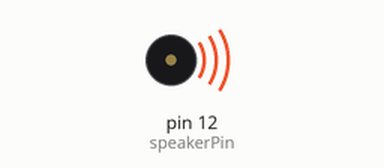
Simulated run of this sketch. Board: Arduino Uno, built with avr-gcc and run on an emulated ATmega328P. Shown: buzzer (waves = sounding).

Above: at 0.2 s.
At 5.25 s:
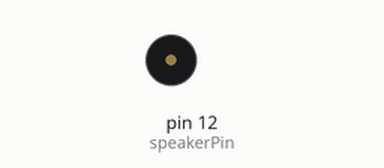
Timing chart, 0 to 5.5 s (numbered marks = the images above):
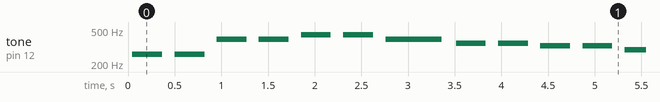

Measured:
- by itself, tone on pin 12 (speakerPin): plays 261 Hz for 0.32 s, 261 Hz for 0.32 s, 391 Hz for 0.32 s, 391 Hz for 0.32 s, 439 Hz for 0.32 s, 439 Hz for 0.32 s … (222 notes in this stretch)

The sketch:

Lab_Capitulo_4_Item_1_Buzzer.pde
```cpp
  #define P0 0    // Porta Digital 0   -  Chave
  #define P1 1    // Porta Digital 1   -  Led 2
  #define P2 2    // Porta Digital 2   -  Led 3
  #define P3 3    // Porta Digital 3   -  Led 4  -  PWM
  #define P4 4    // Porta Digital 4   -  Led 5
  #define P5 5    // Porta Digital 5   -  Led 6  -  PWM
  #define P6 6    // Porta Digital 6   -  Transistor Q3  -  PWM
  #define P7 7    // Porta Digital 7   -  Led 8
  #define P8 8    // Porta Digital 8   -  Led 7
  #define P9 9    // Porta Digital 9   -  Transistor Q2  -  PWM
  #define P10 10  // Porta Digital 10  -  Servo1  -  PWM
  #define P11 11  // Porta Digital 11  -  Servo2  -  PWM
  #define P12 12  // Porta Digital 12  -  Buzzer
  #define P13 13  // Porta Digital 13  -  Led 9
  #define P14 14  // Porta Analogica 0 -  Led 1
  #define P15 15  // Porta Analogica 1 -  JP6 - POT 1
  #define P16 16  // Porta Analogica 2 -  JP7 - POT 2
  #define P17 17  // Porta Analogica 3 -  Transistor Q5
  #define P18 18  // Porta Analogica 4 -  Transistor Q4
  #define P19 19  // Porta Analogica 5 -  LDR

  #define AP0 14  // Porta Analogica 0 Usando como digital -  Led 1
  #define AP1 15  // Porta Analogica 1 Usando como digital -  JP6 - POT 1
  #define AP2 16  // Porta Analogica 2 Usando como digital -  JP7 - POT 2
  #define AP3 17  // Porta Analogica 3 Usando como digital -  Transistor Q5
  #define AP4 18  // Porta Analogica 4 Usando como digital -  Transistor Q4
  #define AP5 19  // Porta Analogica 5 Usando como digital -  LDR

  #define A0 0    // Porta Analogica 0 -  Led 1
  #define A1 1    // Porta Analogica 1 -  JP6 - POT 1
  #define A2 2    // Porta Analogica 2 -  JP7 - POT 2
  #define A3 3    // Porta Analogica 3 -  Transistor Q5
  #define A4 4    // Porta Analogica 4 -  Transistor Q4
  #define A5 5    // Porta Analogica 3 -  LDR

  #define LED_1 14
  #define LED_2 1
  #define LED_3 2
  #define LED_4 3
  #define LED_5 4
  #define LED_6 5
  #define LED_7 8
  #define LED_8 7
  #define LED_9 13

  #define Q2 9    //PWM
  #define Q3 6    //PWM
  #define Q4 18
  #define Q5 17

  #define LDR 5
  #define JP6 1
  #define JP7 2
  #define CHAVE 0
  #define BOTAO 0
  #define BUZZER  12
  #define SERVO_1 10
  #define SERVO_2 11

//Incluir na solucao
#include <Debounce.h>

int pino_leitura = P6;
int limpa = CHAVE;
int pino_escrita   = P14;
int led[] = { LED_1, LED_2, LED_3, LED_4, LED_5, LED_6, LED_7, LED_8, LED_9 }; // array com a sequencia dos leds
int num_pins = 9;                  // tamanho do array

int speakerPin = 12;

int length = 15; // the number of notes
char notes[] = "ccggaagffeeddc "; // a space represents a rest
int beats[] = { 1, 1, 1, 1, 1, 1, 2, 1, 1, 1, 1, 1, 1, 2, 4 };
int tempo = 300;

void playTone(int tone, int duration) {
  for (long i = 0; i < duration * 1000L; i += tone * 2) {
    digitalWrite(speakerPin, HIGH);
    delayMicroseconds(tone);
    digitalWrite(speakerPin, LOW);
    delayMicroseconds(tone);
  }
}

void playNote(char note, int duration) {
  char names[] = { 'c', 'd', 'e', 'f', 'g', 'a', 'b', 'C' };
  int tones[] = { 1915, 1700, 1519, 1432, 1275, 1136, 1014, 956 };

  // play the tone corresponding to the note name
  for (int i = 0; i < 8; i++) {
    if (names[i] == note) {
      playTone(tones[i], duration);
    }
  }
}

void setup() {
  pinMode(speakerPin, OUTPUT);
}

void loop() {
  for (int i = 0; i < length; i++) {
    if (notes[i] == ' ') {
      delay(beats[i] * tempo); // rest
    } else {
      playNote(notes[i], beats[i] * tempo);
    }
    // pause between notes
    delay(tempo / 2);
  }
}
```
